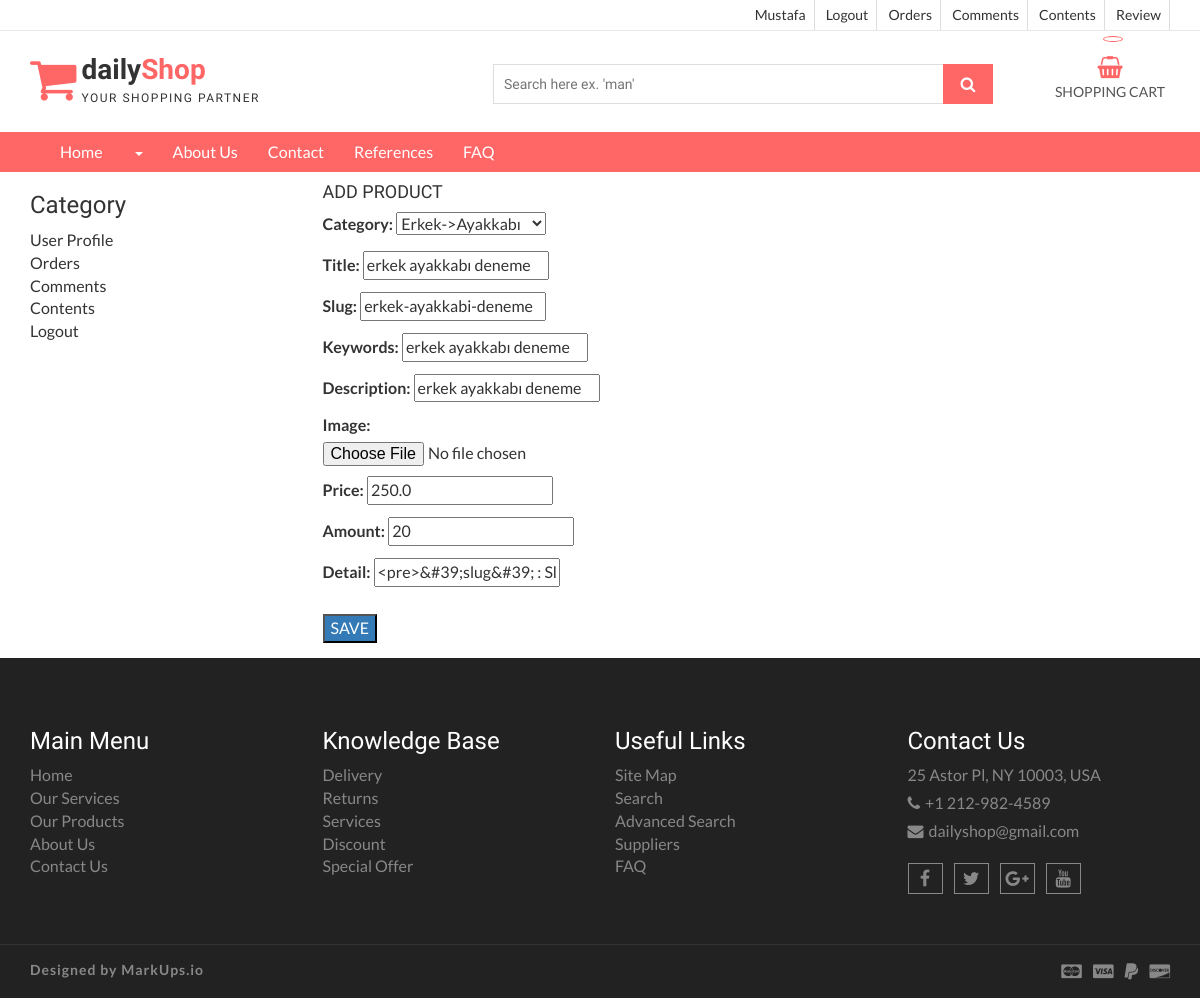
The app's page /user/contentedit/7 (signed in), older data.
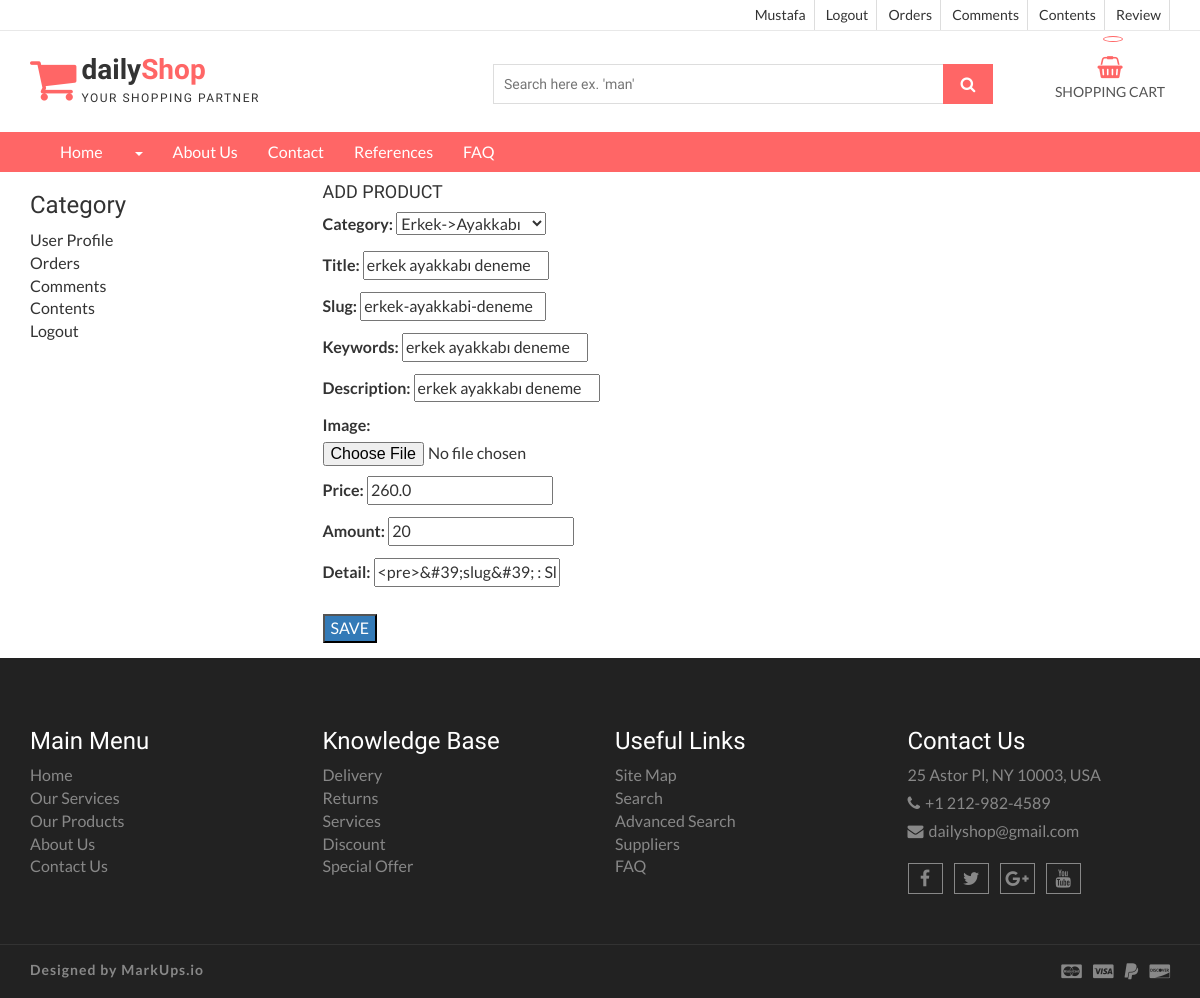
The same page, newer data.
### product/models.py (models this page shows, shortened)
class Product(models.Model):
    STATUS = (
        ('True', 'Evet'),
        ('False', 'Hayır'),
    )
    user = models.ForeignKey(User,on_delete=models.CASCADE)
    category = models.ForeignKey(Category,on_delete=models.CASCADE) #relation with Category table  .. category_id .. CASCADE category id silindimi alt elemanlarıyla beraber sil demek.
    title = models.CharField(max_length=100,blank=True)
    slug = models.SlugField(unique=True,null=False)
    keywords = models.CharField(max_length=255,blank=True)
    description = models.CharField(max_length=255,blank=True)
    image = models.ImageField(blank=True,upload_to='images/')
    price = models.FloatField()
    amount = models.IntegerField()
    detail = RichTextUploadingField()
    status = models.CharField(max_length=10,choices=STATUS)
    create_at = models.DateTimeField(auto_now_add=True)
    update_at = models.DateTimeField(auto_now=True)
    def image_tag(self):
        if self.image:
            return mark_safe('<img src="{}" height="50"/>'.format(self.image.url))
        else:
            return ""
    image_tag.short_description = 'Image'

### user/views.py (the view)
# urls.py: path('contentedit/<int:id>',views.contentedit,name="contentedit"),
@login_required(login_url='/login')
def contentedit(request,id):
    product = Product.objects.get(id=id)
    if request.method == 'POST':
        form = ProductForm(request.POST, request.FILES,instance=product)
        if form.is_valid():
            form.save()
            return HttpResponseRedirect('/user/contents')
        else:
            HttpResponseRedirect('/user/addcontents')
    else:
        category = Category.objects.all()
        form = ProductForm(instance=product)
        context = {
            'category': category,
            'form': form
        }
        return render(request,'user_addcontents.html',context)

### product/models.py
class ProductForm(ModelForm):
    class Meta:
        model = Product
        fields = ['category','title','slug','keywords','description','image','price','amount','detail']
        widgets = {
            'category': Select(),
            'title' : TextInput(attrs={'class':'input','placeholder':'title'}),
            'slug' : TextInput(attrs={'class':'input','placeholder':'slug'}),
            'keywords' : TextInput(attrs={'class':'input','placeholder':'keywords'}),
            'description' : TextInput(attrs={'class':'input','placeholder':'description'}),
            'image' :FileInput(attrs={'class':'input','placeholder':'image'}),
            'price': TextInput(attrs={'class': 'input', 'placeholder': 'price'}),
            'amount': TextInput(attrs={'class': 'input', 'placeholder': 'amount'}),
            'detail': CKEditorWidget()
        }

### product/models.py (called while the page is built)
    def __str__(self): #alt kategoriler
        full_path = [self.title]
        k = self.parent
        while k is not None:
            full_path.append(k.title)
            k = k.parent
        return '->'.join(full_path[::-1])

### user/templates/user_addcontents.html (shortened to what this page needs)
{% extends 'homebase.html' %}
{% block navbar %}
    {% include 'navbar.html' %}
{% endblock %}
{% block content %}
    <section id="aa-error">
        <div class="container">
            <div class="row">
                <div class="col-md-3">
                    {% include "user_panel.html" %}
                </div>
                <div class="col-md-9">
                   {% load static %}
                    <h4>ADD PRODUCT</h4>
                    <form method="POST" enctype="multipart/form-data">
                        <fieldset class="form-group">
                            {{ form.as_p }}
                        </fieldset>
                        <div class="form-group">
                            <button class="bg-primary" type="submit">SAVE</button>
                        </div>
                    </form>
                </div>
            </div>
        </div>
    </section>
{% endblock %}

Row changes from the older to the newer data that the page shows:
changed Product "Erkek->Ayakkabı": price "250.0" → "260.0"
